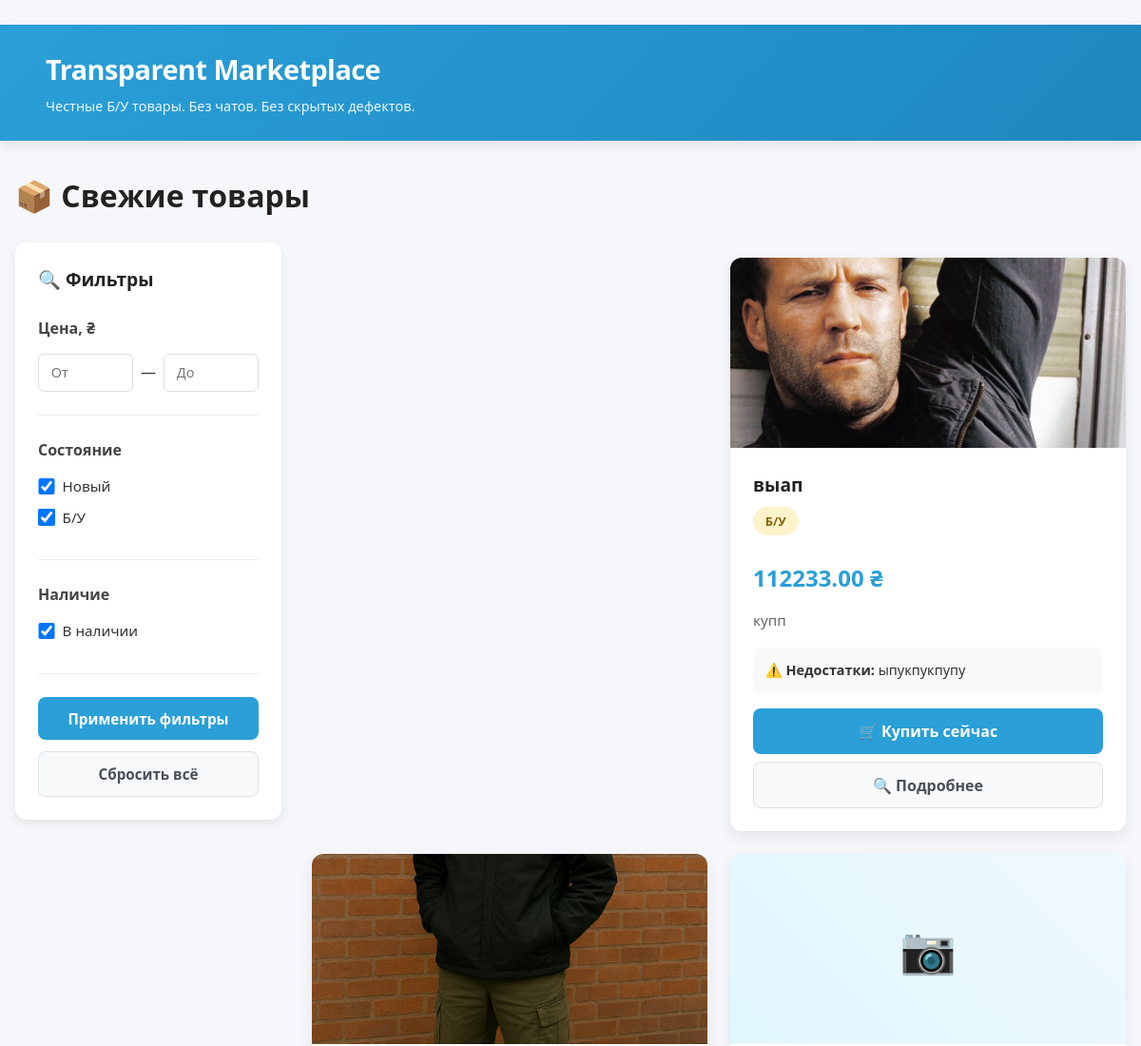
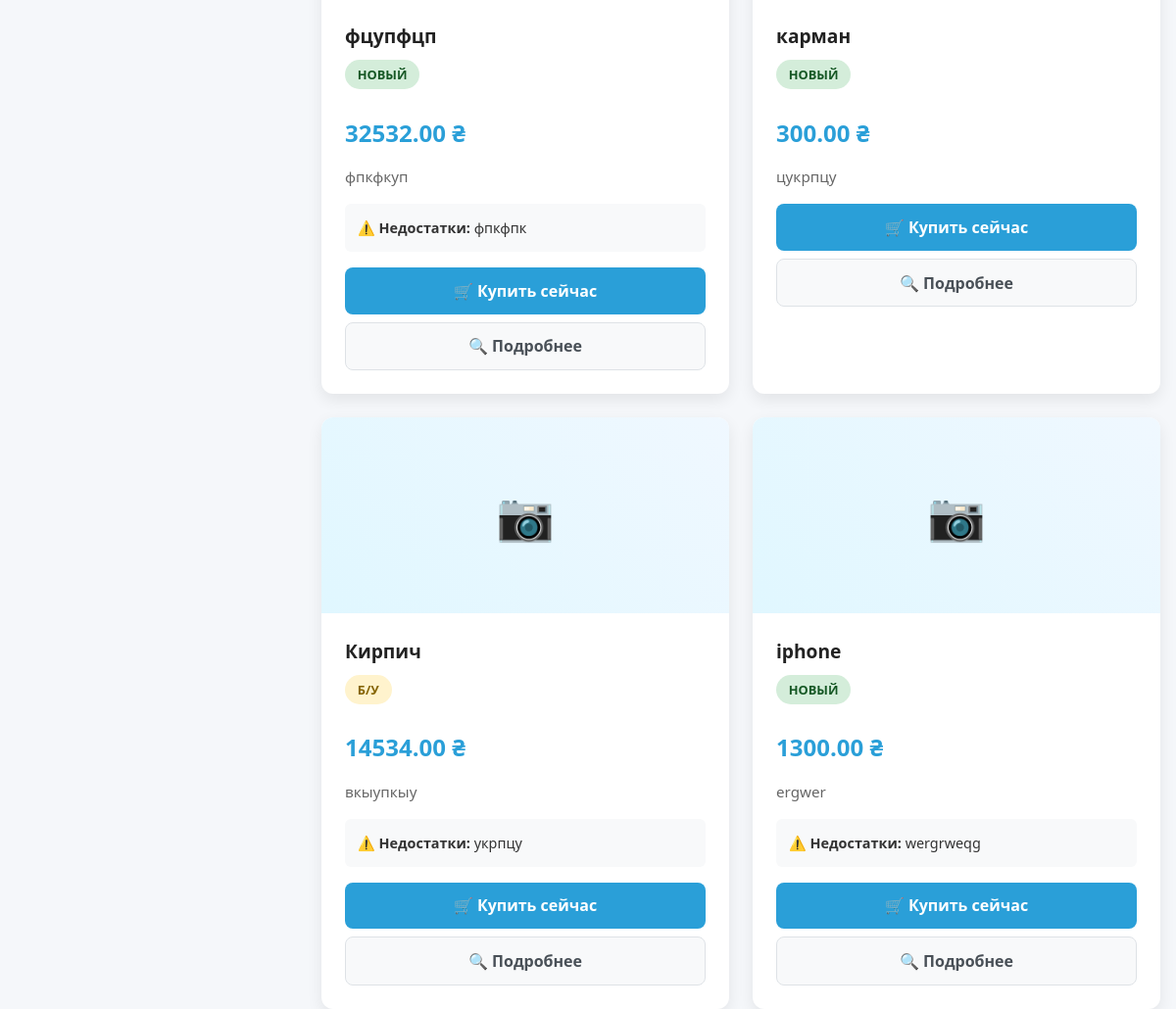
The page / on the database its author committed (2 pictures, top to bottom).
### products/models.py (models this page shows, shortened)
class Product(models.Model):
    seller = models.ForeignKey(User, on_delete=models.CASCADE, verbose_name="Продавец")
    title = models.CharField(max_length=200, verbose_name="Название товара")
    CONDITION_CHOICES = [
        ('new', 'Новый'),
        ('used', 'Б/У'),
    ]
    condition = models.CharField(
        max_length=10,
        choices=CONDITION_CHOICES,
        default='new',
        verbose_name="Состояние"
    )
    price = models.DecimalField(
        max_digits=10,
        decimal_places=2,
        verbose_name="Цена"
    )
    description = models.TextField(verbose_name="Описание")
    flaws = models.TextField(
        blank=True,
        verbose_name="Недостатки и дефекты",
        help_text="Подробно опишите все царапины, сколы, потёртости"
    )
    is_available = models.BooleanField(default=True, verbose_name="В наличии")
    created_at = models.DateTimeField(auto_now_add=True)
    updated_at = models.DateTimeField(auto_now=True)

class ProductImage(models.Model):
    product = models.ForeignKey(Product, on_delete=models.CASCADE, related_name='images')
    image = models.ImageField(upload_to='product_images/', verbose_name="Изображение")
    uploaded_at = models.DateTimeField(auto_now_add=True)
    class Meta:
        ordering = ['uploaded_at']

### products/views.py (the view)
# urls.py: path('', views.product_list, name='product_list'),
def product_list(request):
    products = Product.objects.filter(is_available=True).order_by('-created_at')
    return render(request, 'products/list.html', {'products': products})

### products/templates/products/list.html (shortened to what this page needs)
﻿<!DOCTYPE html>
<html lang="ru">
<head>
</head>
<body>
    <header class="header">
        <div class="container">
            <div class="logo">Transparent Marketplace</div>
            <div class="tagline">Честные Б/У товары. Без чатов. Без скрытых дефектов.</div>
        </div>
    </header>
    <main class="container">
        <h1>📦 Свежие товары</h1>
        <div class="page-layout">
            <aside class="filters-panel">
                <h3>🔍 Фильтры</h3>
                <div class="filter-group">
                    <h4>Цена, ₴</h4>
                    <div class="price-inputs">
                        <input type="number" id="priceMin" placeholder="От" min="0" class="filter-input">
                        <span>—</span>
                        <input type="number" id="priceMax" placeholder="До" min="0" class="filter-input">
                    </div>
                </div>
                <div class="filter-group">
                    <h4>Состояние</h4>
                    <label class="filter-checkbox">
                        <input type="checkbox" name="condition" value="new" checked>
                        <span>Новый</span>
                    </label>
                    <label class="filter-checkbox">
                        <input type="checkbox" name="condition" value="used" checked>
                        <span>Б/У</span>
                    </label>
                </div>
                <div class="filter-group">
                    <h4>Наличие</h4>
                    <label class="filter-checkbox">
                        <input type="checkbox" name="availability" value="available" checked>
                        <span>В наличии</span>
                    </label>
                </div>
                <div class="filter-actions">
                    <button id="applyFilters" class="filter-btn filter-btn-apply">Применить фильтры</button>
                    <button id="resetFilters" class="filter-btn filter-btn-reset">Сбросить всё</button>
                </div>
            </aside>
            <div class="products-section">
                {% if products %}
                    <div class="products-grid" id="productsContainer">
                        {% include 'products/_product_items.html' %}
                    </div>
                {% else %}
                    <div class="empty-state">
                        <h2>😕 Товаров пока нет</h2>
                        <p>Будь первым, кто добавит товар на нашу прозрачную площадку!</p>
                    </div>
                {% endif %}
            </div>
        </div>
    </main>
</body>
</html>

### products/templates/products/_product_items.html
﻿{% for product in products %}
    <div class="product-card">
        <div class="product-image">
            {% if product.images.all %}
                {% with product.images.first as first_image %}
                    <img src="{{ first_image.image.url }}"
                         alt="{{ product.title }}"
                         style="width: 100%; height: 100%; object-fit: cover;">
                {% endwith %}
            {% else %}
                <div style="display: flex; align-items: center; justify-content: center; height: 100%; color: #2A9FD8; font-size: 3rem;">
                    📷
                </div>
            {% endif %}
        </div>
        <div class="product-info">
            <h2 class="product-title">
                <a href="/product/{{ product.id }}/">{{ product.title }}</a>
            </h2>
            <div class="product-condition {% if product.condition == 'new' %}condition-new{% else %}condition-used{% endif %}">
                {% if product.condition == 'new' %}НОВЫЙ{% else %}Б/У{% endif %}
            </div>
            <div class="product-price">{{ product.price }} ₴</div>
            <p class="product-description">{{ product.description }}</p>
            {% if product.flaws %}
                <div class="flaws-box">
                    <strong>⚠️ Недостатки:</strong> {{ product.flaws }}
                </div>
            {% endif %}
            <div class="product-actions">
                <button class="buy-button">🛒 Купить сейчас</button>
                <button class="detail-button" onclick="window.location.href='/product/{{ product.id }}/'">
                    🔍 Подробнее
                </button>
            </div>
        </div>
    </div>
{% endfor %}

### products/templates/products/list.html (style rules this page uses)
* { margin: 0; padding: 0; box-sizing: border-box; font-family: 'Segoe UI', Tahoma, Geneva, Verdana, sans-serif; }
body { background-color: #f5f7fa; color: #333; line-height: 1.6; padding: 0; }
.header { background: linear-gradient(135deg, #2A9FD8 0%, #1e87c0 100%); color: white; padding: 1.5rem 2rem; box-shadow: 0 4px 12px rgba(0, 0, 0, 0.1); margin-bottom: 2rem; }
.logo { font-size: 1.8rem; font-weight: 700; letter-spacing: -0.5px; }
.tagline { font-size: 0.9rem; opacity: 0.9; margin-top: 0.3rem; }
.container { max-width: 1200px; margin: 0 auto; padding: 0 1rem; }
.page-layout { display: grid; grid-template-columns: 280px 1fr; gap: 2rem; align-items: start; }
.filters-panel { background: white; padding: 1.5rem; border-radius: 12px; box-shadow: 0 4px 12px rgba(0, 0, 0, 0.08); position: sticky; top: 1rem; }
.filters-panel h3 { margin-bottom: 1.5rem; color: #222; font-size: 1.2rem; }
.filter-group { margin-bottom: 1.5rem; padding-bottom: 1.5rem; border-bottom: 1px solid #eee; }
.filter-group h4 { margin-bottom: 0.8rem; font-size: 1rem; color: #444; }
.price-inputs { display: flex; align-items: center; gap: 0.5rem; }
.filter-input { width: 100%; padding: 0.6rem 0.8rem; border: 1px solid #ddd; border-radius: 6px; font-size: 0.9rem; }
.filter-checkbox { display: flex; align-items: center; gap: 0.5rem; margin-bottom: 0.5rem; cursor: pointer; font-size: 0.95rem; }
.filter-checkbox input[type="checkbox"] { width: 1.1rem; height: 1.1rem; cursor: pointer; }
.filter-actions { display: flex; flex-direction: column; gap: 0.75rem; margin-top: 1.5rem; }
.filter-btn { padding: 0.8rem; border-radius: 8px; font-weight: 600; cursor: pointer; border: none; font-size: 0.95rem; transition: all 0.3s; }
.filter-btn-apply { background: #2A9FD8; color: white; }
.filter-btn-reset { background: #f8f9fa; color: #495057; border: 1px solid #dee2e6; }
.products-section { width: 100%; }
.products-grid { display: grid; grid-template-columns: repeat(auto-fill, minmax(300px, 1fr)); gap: 1.5rem; margin-top: 1rem; }
.product-card { background: white; border-radius: 12px; overflow: hidden; box-shadow: 0 6px 16px rgba(0, 0, 0, 0.08); transition: transform 0.3s ease, box-shadow 0.3s ease; }
.product-image { height: 200px; background: linear-gradient(45deg, #e0f7ff, #f0f8ff); display: flex; align-items: center; justify-content: center; color: #2A9FD8; font-size: 3rem; }
.product-info { padding: 1.5rem; }
.product-title { font-size: 1.2rem; font-weight: 600; margin-bottom: 0.5rem; color: #222; }
.product-title a { color: inherit; text-decoration: none; }
.product-price { color: #2A9FD8; font-size: 1.5rem; font-weight: 700; margin: 0.8rem 0; }
.product-condition { display: inline-block; padding: 0.3rem 0.8rem; border-radius: 20px; font-size: 0.8rem; font-weight: 600; margin-bottom: 0.8rem; }
.condition-new { background: #d4edda; color: #155724; }
.condition-used { background: #fff3cd; color: #856404; }
.product-description { color: #666; font-size: 0.95rem; margin-bottom: 1rem; }
.flaws-box { background: #f8f9fa; padding: 0.8rem; border-radius: 6px; margin-bottom: 1rem; font-size: 0.9rem; }
.product-actions { display: flex; flex-direction: column; gap: 0.5rem; }
.buy-button { background: #2A9FD8; color: white; border: none; padding: 0.8rem 1.5rem; border-radius: 8px; font-weight: 600; cursor: pointer; width: 100%; transition: background 0.3s; font-size: 1rem; }
.detail-button { background: #f8f9fa; color: #495057; border: 1px solid #dee2e6; padding: 0.8rem 1.5rem; border-radius: 8px; font-weight: 600; cursor: pointer; width: 100%; transition: all 0.3s; font-size: 1rem; }
h1 { color: #222; margin-bottom: 1.5rem; font-weight: 600; }

### rows shown on the page
Product: images.first.image (picture), title "выап", condition "Б/У", price "112233.00", description "купп", flaws "ыпукпукпупу"
Product: images.first.image (picture), title "фцупфцп", condition "НОВЫЙ", price "32532.00", description "фпкфкуп", flaws "фпкфпк"
Product: title "карман", condition "НОВЫЙ", price "300.00", description "цукрпцу"
Product: title "Кирпич", condition "Б/У", price "14534.00", description "вкыупкыу", flaws "укрпцу"
Product: title "iphone", condition "НОВЫЙ", price "1300.00", description "ergwer", flaws "wergrweqg"
